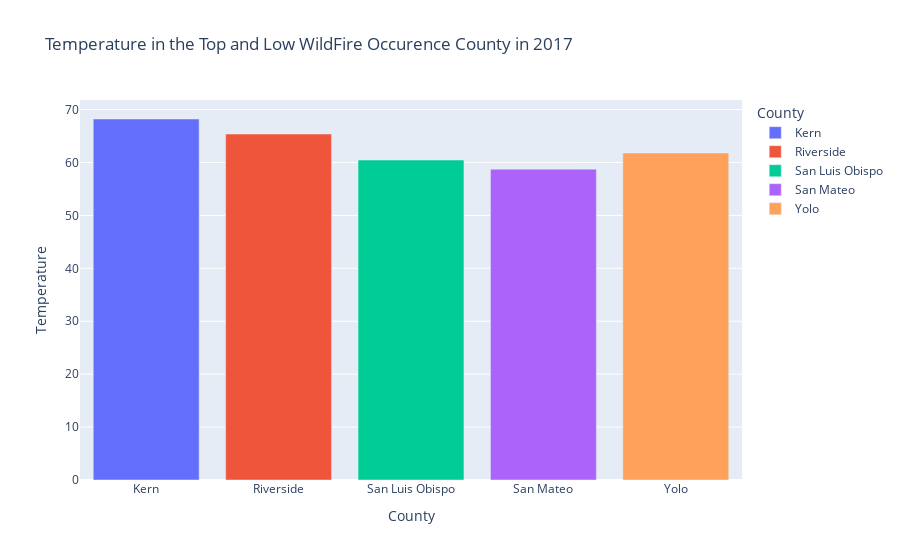
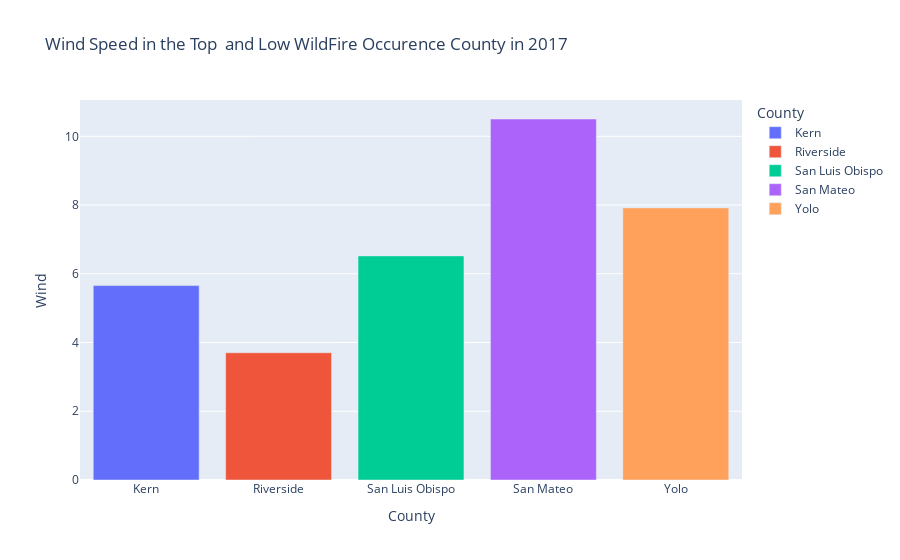

Notebook code cell kept with these figures, in order:
### Markdown cell above
# Climate Change and Weather:
    
    Here it is also very vital to understand an important distinction between the weather and the climate change. climate and weather are different concepts. The climate determines the general nature of the annual cycle of meteorological conditions, including the total duration of the fire hazardous period. The weather determines meteorological conditions in a fairly short period of time from several days to 2-3 weeks. Climate change is a long-term process accompanied by fluctuations in weather conditions.

### Code cell
import plotly.express as px
Rs_df = rslt_df[(rslt_df['Date'] == 2017) & rslt_df['County'].isin(['Riverside','Kern','San Luis Obispo','Yolo','San Mateo'])]
df1 = Rs_df.groupby("County").agg({'Temperature': 'mean', 
                                     'Wind': 'mean'}).reset_index()
#test=Rs_df.groupby("County")['County'].value_counts()['Temperature','Wind','Precipitation','AcresBurned'].mean().reset_index()
print(df1)
fig = px.bar(df1,x="County", y="Temperature", title="Temperature in the Top and Low WildFire Occurence County in 2017",color='County');
fig.show()
wind_fig=px.bar(df1,x="County", y="Wind", title="Wind Speed in the Top  and Low WildFire Occurence County in 2017",color='County');
wind_fig.show()
#test.plot.bar(x="County", y="['County'].value_counts()", rot=70, title="AcresBurned in the Top 3 WildFire Occurence County in 2017");

### Figure 1 — Plotly figure (JSON) as saved in the notebook; plotly's stock layout.template omitted (floating-point values rounded to 4 significant figures)
{"data": [{"alignmentgroup": "True", "hovertemplate": "County=%{x}<br>Temperature=%{y}<extra></extra>", "legendgroup": "Kern", "marker": {"color": "#636efa", "pattern": {"shape": ""}}, "name": "Kern", "offsetgroup": "Kern", "orientation": "v", "showlegend": true, "textposition": "auto", "type": "bar", "x": ["Kern"], "xaxis": "x", "y": [68.21], "yaxis": "y"}, {"alignmentgroup": "True", "hovertemplate": "County=%{x}<br>Temperature=%{y}<extra></extra>", "legendgroup": "Riverside", "marker": {"color": "#EF553B", "pattern": {"shape": ""}}, "name": "Riverside", "offsetgroup": "Riverside", "orientation": "v", "showlegend": true, "textposition": "auto", "type": "bar", "x": ["Riverside"], "xaxis": "x", "y": [65.37], "yaxis": "y"}, {"alignmentgroup": "True", "hovertemplate": "County=%{x}<br>Temperature=%{y}<extra></extra>", "legendgroup": "San Luis Obispo", "marker": {"color": "#00cc96", "pattern": {"shape": ""}}, "name": "San Luis Obispo", "offsetgroup": "San Luis Obispo", "orientation": "v", "showlegend": true, "textposition": "auto", "type": "bar", "x": ["San Luis Obispo"], "xaxis": "x", "y": [60.45], "yaxis": "y"}, {"alignmentgroup": "True", "hovertemplate": "County=%{x}<br>Temperature=%{y}<extra></extra>", "legendgroup": "San Mateo", "marker": {"color": "#ab63fa", "pattern": {"shape": ""}}, "name": "San Mateo", "offsetgroup": "San Mateo", "orientation": "v", "showlegend": true, "textposition": "auto", "type": "bar", "x": ["San Mateo"], "xaxis": "x", "y": [58.74], "yaxis": "y"}, {"alignmentgroup": "True", "hovertemplate": "County=%{x}<br>Temperature=%{y}<extra></extra>", "legendgroup": "Yolo", "marker": {"color": "#FFA15A", "pattern": {"shape": ""}}, "name": "Yolo", "offsetgroup": "Yolo", "orientation": "v", "showlegend": true, "textposition": "auto", "type": "bar", "x": ["Yolo"], "xaxis": "x", "y": [61.8], "yaxis": "y"}], "layout": {"barmode": "relative", "legend": {"title": {"text": "County"}, "tracegroupgap": 0}, "title": {"text": "Temperature in the Top and Low WildFire Occurence County in 2017"}, "xaxis": {"anchor": "y", "categoryarray": ["Kern", "Riverside", "San Luis Obispo", "San Mateo", "Yolo"], "categoryorder": "array", "domain": [0, 1], "title": {"text": "County"}}, "yaxis": {"anchor": "x", "domain": [0, 1], "title": {"text": "Temperature"}}}}

### Figure 2 — Plotly figure (JSON) as saved in the notebook; plotly's stock layout.template omitted (floating-point values rounded to 4 significant figures)
{"data": [{"alignmentgroup": "True", "hovertemplate": "County=%{x}<br>Wind=%{y}<extra></extra>", "legendgroup": "Kern", "marker": {"color": "#636efa", "pattern": {"shape": ""}}, "name": "Kern", "offsetgroup": "Kern", "orientation": "v", "showlegend": true, "textposition": "auto", "type": "bar", "x": ["Kern"], "xaxis": "x", "y": [5.657], "yaxis": "y"}, {"alignmentgroup": "True", "hovertemplate": "County=%{x}<br>Wind=%{y}<extra></extra>", "legendgroup": "Riverside", "marker": {"color": "#EF553B", "pattern": {"shape": ""}}, "name": "Riverside", "offsetgroup": "Riverside", "orientation": "v", "showlegend": true, "textposition": "auto", "type": "bar", "x": ["Riverside"], "xaxis": "x", "y": [3.703], "yaxis": "y"}, {"alignmentgroup": "True", "hovertemplate": "County=%{x}<br>Wind=%{y}<extra></extra>", "legendgroup": "San Luis Obispo", "marker": {"color": "#00cc96", "pattern": {"shape": ""}}, "name": "San Luis Obispo", "offsetgroup": "San Luis Obispo", "orientation": "v", "showlegend": true, "textposition": "auto", "type": "bar", "x": ["San Luis Obispo"], "xaxis": "x", "y": [6.52], "yaxis": "y"}, {"alignmentgroup": "True", "hovertemplate": "County=%{x}<br>Wind=%{y}<extra></extra>", "legendgroup": "San Mateo", "marker": {"color": "#ab63fa", "pattern": {"shape": ""}}, "name": "San Mateo", "offsetgroup": "San Mateo", "orientation": "v", "showlegend": true, "textposition": "auto", "type": "bar", "x": ["San Mateo"], "xaxis": "x", "y": [10.5], "yaxis": "y"}, {"alignmentgroup": "True", "hovertemplate": "County=%{x}<br>Wind=%{y}<extra></extra>", "legendgroup": "Yolo", "marker": {"color": "#FFA15A", "pattern": {"shape": ""}}, "name": "Yolo", "offsetgroup": "Yolo", "orientation": "v", "showlegend": true, "textposition": "auto", "type": "bar", "x": ["Yolo"], "xaxis": "x", "y": [7.918], "yaxis": "y"}], "layout": {"barmode": "relative", "legend": {"title": {"text": "County"}, "tracegroupgap": 0}, "title": {"text": "Wind Speed in the Top  and Low WildFire Occurence County in 2017"}, "xaxis": {"anchor": "y", "categoryarray": ["Kern", "Riverside", "San Luis Obispo", "San Mateo", "Yolo"], "categoryorder": "array", "domain": [0, 1], "title": {"text": "County"}}, "yaxis": {"anchor": "x", "domain": [0, 1], "title": {"text": "Wind"}}}}
